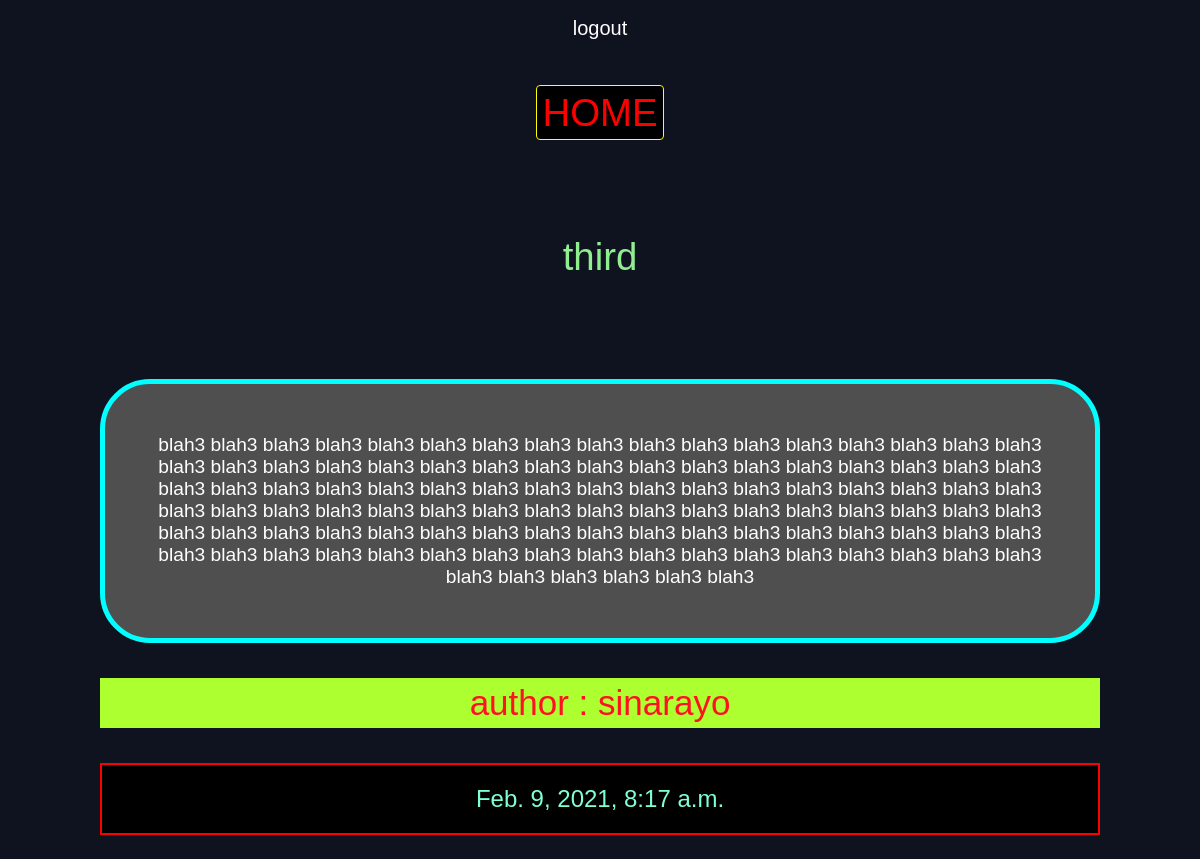
Page /posts/third on the committed database.
### posts/models.py (models this page shows, shortened)
class Post(models.Model):
    title = models.CharField(max_length=60)
    body = models.TextField()
    author = models.ForeignKey(User, on_delete=models.CASCADE)
    slug = models.SlugField()
    date = models.DateTimeField(auto_now_add=True)

### posts/views.py (the view)
# urls.py: path('<slug>', views.post_detail, name='post_detail'),
def post_detail(request, slug):
    post = models.Post.objects.get(slug=slug)
    return render(request, 'post_detail.html', {'post': post})

### posts/templates/post_detail.html (shortened to what this page needs)
{% extends 'base.html' %}
{% block body %}
    <h1>{{ post.title }}</h1>
    <p class="post-body">{{ post.body }}</p>
    <div class="detail"><p class="seller"> author : {{ post.author }}</p></div>
    <p class="datetime">{{ post.date }}</p>
{% endblock %}

### assets/styles.css (style rules this page uses)
body { background-color: #0f121f; background-image: url(stars.jpg); background-repeat-y: 1; background-attachment: fixed; color: #fff; }
body * { font-family: arial; }
h1 { font-weight: normal; margin: 0; color: lightgreen; }
div.wrapper h1 { text-align: center; margin-top: 50px; margin-bottom: 100px; font-size: 2.4em; }
.detail .seller { padding: 5px; background-color: greenyellow; color: #f12; font-size: 35px; }
.datetime { font-size: 1.5em; background-color: black; color: aquamarine; border: 2px solid red; padding: 20px; }
.post-body { border-radius: 50px; padding: 50px; font-size: 1.2em; border: 5px solid cyan; background-color: #4f4f4f; }

### rows in the picture
Post: title "third", body "blah3 blah3 blah3 blah3 blah3 blah3 blah3 blah3 blah3 blah3 blah3 blah3 blah3 blah3 blah3 blah3 blah3 blah3 blah3 blah3 blah3 blah3 blah3 blah3 blah3 blah3 blah3 blah3 blah3 blah3 blah3 blah3 blah3 blah3 blah3 blah3 blah3 blah3 blah3 blah3 blah3 blah3 blah3 blah3 blah3 blah3 blah3 blah3 blah3 blah3 blah3 blah3 blah3 blah3 blah3 blah3 blah3 blah3 blah3 blah3 blah3 blah3 blah3 blah3 blah3 blah3 blah3 blah3 blah3 blah3 blah3 blah3 blah3 blah3 blah3 blah3 blah3 blah3 blah3 blah3 blah3 blah3 blah3 blah3 blah3 blah3 blah3 blah3 blah3 blah3 blah3 blah3 blah3 blah3 blah3 blah3 blah3 blah3 blah3 blah3 blah3 blah3 blah3 blah3 blah3 blah3 blah3 blah3", author "sinarayo", date "Feb. 9, 2021, 8:17 a.m."
